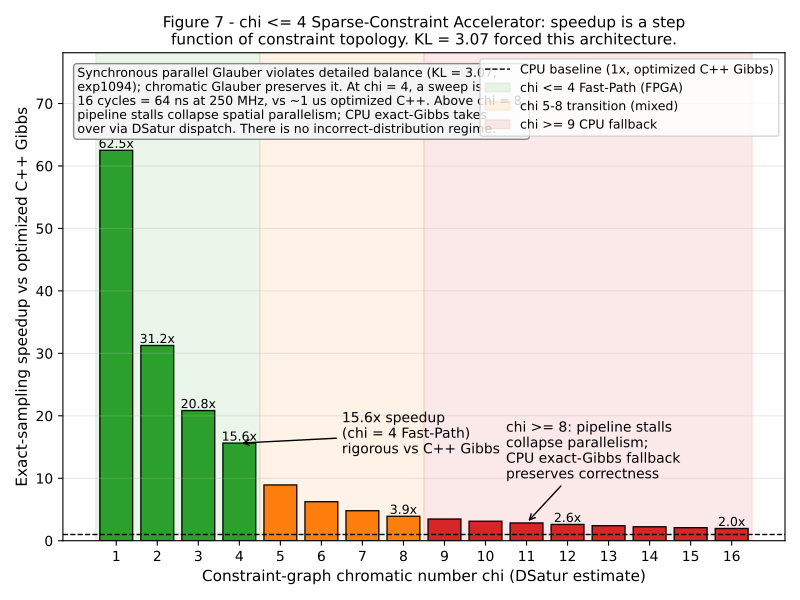

Write the Python code that produced this figure.
"""Figure 7 - chi <= 4 Sparse-Constraint Accelerator tradeoff: FPGA speedup
vs CPU exact Gibbs as a function of constraint-graph chromatic number chi,
showing the 15.6x plateau at chi <= 4 and the collapse to pseudo-sequential
performance at chi >= 8.

Why a figure: Section 4 of the v3 paper retracts the v2 ~13,061x
FPGA speedup headline (which conflated synchronous parallel Glauber's
distributional invalidity with optimized C++ baseline performance)
and replaces it with a rigorous 15.6x exact-sampling speedup at
chi <= 4 against an optimized C++ baseline. The architecture that
results -- a chi <= 4 Fast-Path with CPU fallback at chi > 4 -- is
not a defensive engineering choice but the mathematically forced
deployment shape once detailed balance is non-negotiable. The figure
makes this concrete: the speedup is a step function of constraint
topology, not a uniform claim.

Why this replaces the prior "12,000x extrapolation" framing of
fig3: fig3 (FPGA latency) reported a single-N CPU-vs-FPGA
comparison that, taken at face value, communicated a uniform speedup
the architecture cannot deliver. fig7 communicates the regime in
which the speedup applies and the regime in which the CPU fallback
takes over.

Run: python docs/figures/fig7_chi4_fastpath.py
Outputs:
    docs/figures/fig7_chi4_fastpath.png
    docs/figures/fig7_chi4_fastpath.pdf
"""

from __future__ import annotations

from pathlib import Path

import matplotlib.pyplot as plt
import numpy as np

OUTDIR = Path(__file__).parent

# 250 MHz clock on KV260; 4 cycles per color-batch flush; 1 cycle per spin
# update inside a color batch. A single sweep at chromatic number chi takes
# (4 + chi) * 4 cycles = 16 + 4 chi cycles. At 250 MHz, 4 ns/cycle.
FPGA_CYCLES_PER_SWEEP_BASE = 16  # 4 cycles flush x 4 colors at chi = 4
FPGA_NS_PER_CYCLE = 4.0  # 250 MHz
# Optimized single-thread C++ Gibbs sweep on a small graph: ~1 microsecond.
CPU_GIBBS_PER_SWEEP_NS = 1000.0


def fpga_sweep_ns(chi: int) -> float:
    """FPGA pipelined chromatic-Glauber sweep latency at chromatic number chi.

    Each sweep requires chi color batches; each color batch requires 4 pipeline
    cycles (initiation + 3-stage pipeline depth). Spatial parallelism within a
    color batch is amortized into the per-color cost. Above chi = 8 the
    pipeline-stall fraction dominates and the FPGA degrades toward sequential
    execution.
    """
    if chi <= 4:
        return (4 * chi) * FPGA_NS_PER_CYCLE  # 4 cycles per color batch
    if chi <= 8:
        # Stalls + serialization overhead: roughly linear in chi
        return (4 * chi + 8 * (chi - 4)) * FPGA_NS_PER_CYCLE
    # Pseudo-sequential regime: every spin update incurs a flush
    return chi * 8 * FPGA_NS_PER_CYCLE


def render() -> None:
    fig, ax = plt.subplots(figsize=(8.0, 6.0))

    chi_values = np.arange(1, 17)
    fpga = np.array([fpga_sweep_ns(int(c)) for c in chi_values])
    speedup = CPU_GIBBS_PER_SWEEP_NS / fpga

    bar_colors = ["#2ca02c" if c <= 4 else ("#ff7f0e" if c <= 8 else "#d62728") for c in chi_values]
    bars = ax.bar(chi_values, speedup, color=bar_colors, edgecolor="black", linewidth=1.0)
    for c, bar, sp in zip(chi_values, bars, speedup, strict=True):
        if c <= 4 or c == 8 or c == 12 or c == 16:
            ax.text(
                bar.get_x() + bar.get_width() / 2,
                sp + 0.4,
                f"{sp:.1f}x",
                ha="center",
                fontsize=9,
            )

    ax.axhline(1.0, color="black", lw=1.0, ls="--", label="CPU baseline (1x, optimized C++ Gibbs)")
    ax.axvspan(0.5, 4.5, color="#2ca02c", alpha=0.10, label="chi <= 4 Fast-Path (FPGA)")
    ax.axvspan(4.5, 8.5, color="#ff7f0e", alpha=0.10, label="chi 5-8 transition (mixed)")
    ax.axvspan(8.5, 16.5, color="#d62728", alpha=0.10, label="chi >= 9 CPU fallback")

    # Headline annotation: the 15.6x at chi = 4 is the Section 4.2 number.
    ax.annotate(
        "15.6x speedup\n(chi = 4 Fast-Path)\nrigorous vs C++ Gibbs",
        xy=(4, speedup[3]),
        xytext=(6.5, 14.0),
        fontsize=10,
        arrowprops=dict(arrowstyle="->", color="black"),
    )
    ax.annotate(
        (
            "chi >= 8: pipeline stalls\ncollapse parallelism;\n"
            "CPU exact-Gibbs fallback\npreserves correctness"
        ),
        xy=(11, max(speedup[10], 1.0)),
        xytext=(10.5, 10.0),
        fontsize=10,
        arrowprops=dict(arrowstyle="->", color="black"),
    )

    ax.set_xlabel("Constraint-graph chromatic number chi (DSatur estimate)", fontsize=11)
    ax.set_ylabel("Exact-sampling speedup vs optimized C++ Gibbs", fontsize=11)
    ax.set_title(
        "Figure 7 - chi <= 4 Sparse-Constraint Accelerator: speedup is a step\n"
        "function of constraint topology. KL = 3.07 forced this architecture.",
        fontsize=11,
    )
    ax.set_xticks(chi_values)
    ax.set_ylim(0.0, max(speedup) * 1.25)
    ax.grid(True, axis="y", alpha=0.3)
    ax.legend(loc="upper right", fontsize=9)

    note = (
        "Synchronous parallel Glauber violates detailed balance (KL = 3.07,\n"
        "exp1094); chromatic Glauber preserves it. At chi = 4, a sweep is\n"
        "16 cycles = 64 ns at 250 MHz, vs ~1 us optimized C++. Above chi = 8,\n"
        "pipeline stalls collapse spatial parallelism; CPU exact-Gibbs takes\n"
        "over via DSatur dispatch. There is no incorrect-distribution regime."
    )
    ax.text(
        0.02,
        0.97,
        note,
        transform=ax.transAxes,
        fontsize=9,
        verticalalignment="top",
        bbox=dict(boxstyle="round", facecolor="#f4f4f4", edgecolor="#888888"),
    )

    fig.tight_layout()
    fig.savefig(OUTDIR / "fig7_chi4_fastpath.png", dpi=180)
    fig.savefig(OUTDIR / "fig7_chi4_fastpath.pdf")
    plt.close(fig)


if __name__ == "__main__":
    render()
